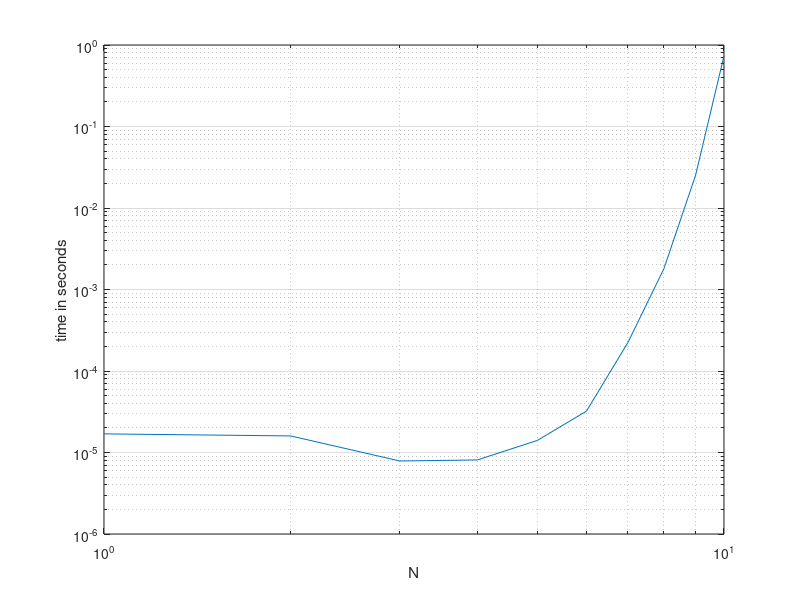

The MATLAB script that drew this image:
% Test for perms (values N 1..10)

% Pre-allocate vector for storing timer values.
time = zeros(10,1);

perms(1:1);

% calculate and store time it takes to complete the algorithm for each N.
for i = 1:10
    tic();
    perms(1:i);
    time(i) = toc();
end

% draw the graph
figure
loglog(1:10,time);

xlabel('N')
ylabel('time in seconds')
grid on